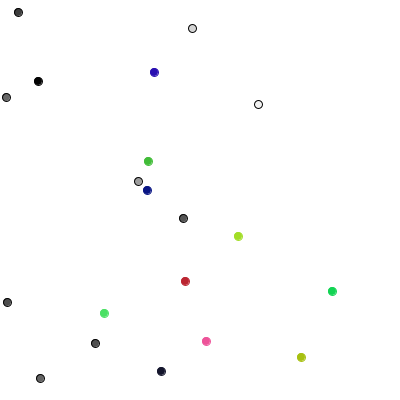
Frame 1 (no input)
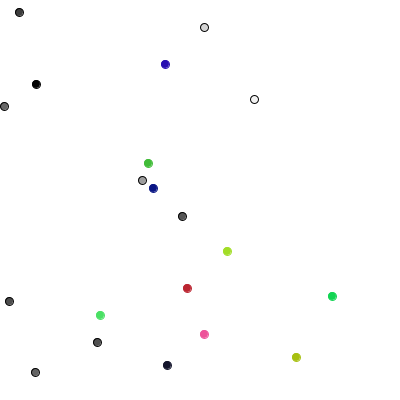
Frame 60 (the mouse pressed at the canvas centre just before this capture)
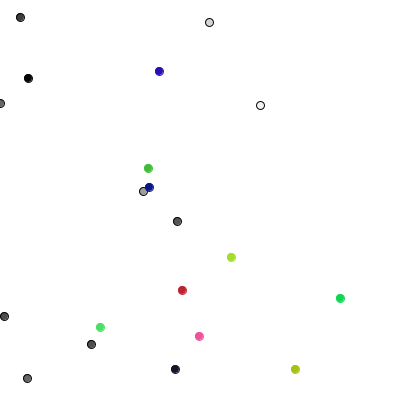
Frame 120 (the mouse held since frame 60 and released just before this capture)

The Processing sketch that drew these frames (run headless with seeded random() and noise(); from frame 60 on, the mouse is pressed at the canvas centre):

// Processing sketch: biasedRandomWalker
// ── biasedRandomWalker.pde
Walker[] walkers;
ImprovedWalker[] impWalkers;

void setup() {
  size(400, 400);

  walkers = new Walker[10];
  impWalkers = new ImprovedWalker[10];
  
  for(int i=0; i<walkers.length; i++){
    walkers[i] = new Walker((int)random(width), (int)random(height), color(random(255)));
  }
  for(int i=0; i<impWalkers.length; i++){
    impWalkers[i] = new ImprovedWalker((int)random(width), (int)random(height), color(random(255),random(255),random(255)));
  }
}

void draw() {
  background(255);
  
  for(int i=0; i<walkers.length;i++){
    walkers[i].step();
    walkers[i].display();
  }
  for(int i=0; i<impWalkers.length;i++){
    impWalkers[i].step();
    impWalkers[i].display();
  }
}

// ── ImprovedWalker.pde
class ImprovedWalker {

  int x,y;
  color c;
  
  ImprovedWalker(int x, int y, color c){
    this.x=x;
    this.y=y;
    this.c=c;
  }

  void display() {
    stroke(c);
    fill(c);
    ellipse(x,y,8,8);
  }

  void step() {
    //movement
    int choiceX = int(random(3))-1;
    int choiceY = int(random(3))-1;
    
    x+=choiceX;
    y+=choiceY;
    
    
    //constraints to keep them inside the window
    if(x<0) x=0;
    if(x>width)x=width;
    if(y<0) y=0;
    if(y>height) y=height;
  }
}

// ── Walker.pde
class Walker{
  
  float x,y;
  color c;
  
  Walker(int x, int y, color c){
    this.x = x;
    this.y = y;
    this.c = c;
  }
  
  void display(){
    stroke(0);
    fill(c);
    ellipse(x,y,8,8);
  }
  
  void step(){
    int dir = int(random(1,5));
    
    //movement and constraints
    if(dir==1 && x<width){
      x++;
    }
    else if(dir==2 && x>0){
      x--;
    }
    else if(dir==3 && y<height){
      y++;
    }
    else if(dir==4 && y>0){
      y--;
    }
  }
  
}
